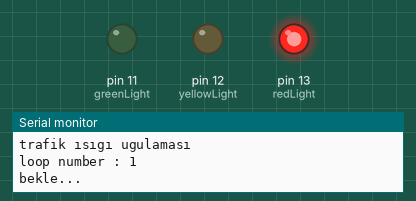
Simulated run of this sketch. Board: Arduino Uno, built with avr-gcc and run on an emulated ATmega328P. Shown: output pins drawn as LEDs (lit = HIGH), the last lines printed to the serial monitor.

Above: at 2.6 s.
At 5.6 s:
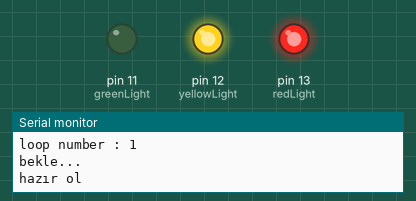
At 8.1 s:
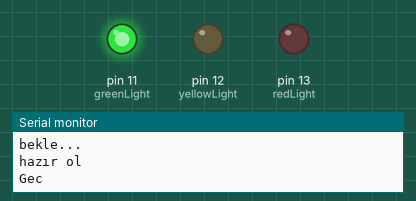
Timing chart, 0 to 13.1 s (numbered marks = the images above):
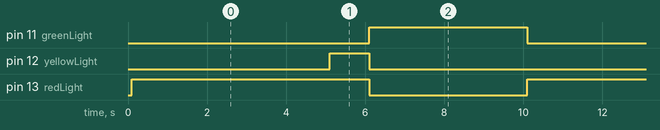

The sketch:

sketch_mar19b106_trafic.ino
```cpp
int redLight =13;
int yellowLight=12;
int greenLight=11;

const int REDTIME =5000; //sabit deüişken olarak süreleri atadık.Kırmızı 5, sarı1 , yeşil 4 saniye
const int YELLOWTIME=1000;
const int GREENTIME = 4000;

int count =0;//trafik lambasının kaç tur attığını tuttuk

void setup() {
  Serial.begin(9600);//haberleşmeyi başlattık
  pinMode(redLight,OUTPUT);
  pinMode(yellowLight,OUTPUT);
  pinMode(greenLight,OUTPUT);

  Serial.println("trafik ısıgı ugulaması");
  delay(100);

  digitalWrite(redLight,LOW);
  digitalWrite( yellowLight,LOW);
  digitalWrite( greenLight,LOW);

}

void loop(){
  Serial.println("loop number : " + String(++count));

  Serial.println("bekle...");
  digitalWrite(redLight,HIGH);
  delay(REDTIME);


  Serial.println("hazır ol");
  digitalWrite(yellowLight,HIGH);
  delay(YELLOWTIME);

  digitalWrite(redLight,LOW);
  digitalWrite(yellowLight,LOW);


  Serial.println("Gec");
  digitalWrite(greenLight,HIGH);
  delay(GREENTIME);

  digitalWrite(greenLight,LOW);


}
```

Measured:
- by itself, pin 11 (greenLight): alternates HIGH for 4.0 s and LOW for 6.0 s
- by itself, pin 12 (yellowLight): alternates HIGH for 1.0 s and LOW for 9.0 s
- by itself, pin 13 (redLight): alternates HIGH for 6.0 s and LOW for 4.0 s
